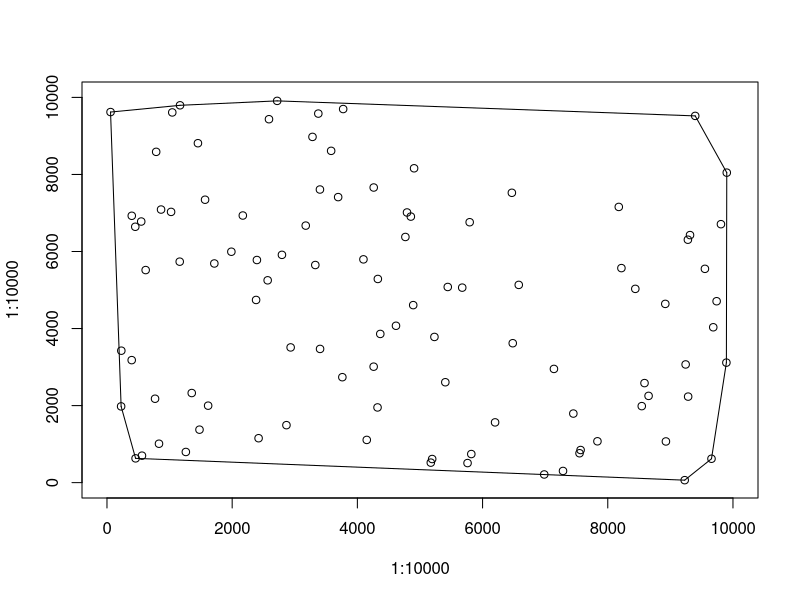

Reproduce this figure in R.
#! /usr/bin/env Rscript
png("convex.png", width=700, height=700)
plot(1:10000, 1:10000, type="n")
#points
points(4767,6377)
points(8919,4640)
points(3376,9580)
points(7549,763)
points(4793,7013)
points(395,3180)
points(4892,4608)
points(5794,6760)
points(5195,613)
points(6468,7524)
points(8440,5030)
points(6482,3619)
points(9552,5550)
points(4322,1952)
points(4854,6906)
points(57,9620)
points(3283,8975)
points(4260,3010)
points(4906,8160)
points(3773,9698)
points(5173,519)
points(9229,64)
points(1478,1375)
points(3175,6672)
points(1987,5994)
points(547,6778)
points(1024,7028)
points(396,6927)
points(8929,1069)
points(5231,3782)
points(4327,5287)
points(3402,7609)
points(4261,7661)
points(618,5518)
points(5820,742)
points(1567,7344)
points(1260,796)
points(3760,2737)
points(2170,6934)
points(5760,508)
points(9280,6306)
points(7285,303)
points(9685,4033)
points(3581,8613)
points(1453,8811)
points(2395,5779)
points(4097,5796)
points(9739,4709)
points(9808,6709)
points(226,1979)
points(7450,1793)
points(5675,5062)
points(2588,9434)
points(4150,1109)
points(2719,9910)
points(1616,1998)
points(2567,5252)
points(8652,2252)
points(9284,2233)
points(864,7089)
points(1043,9610)
points(2867,1492)
points(5405,2606)
points(6200,1564)
points(9314,6426)
points(9895,3115)
points(8218,5569)
points(8176,7157)
points(1354,2326)
points(4617,4072)
points(8587,2584)
points(2422,1153)
points(7835,1073)
points(3404,3471)
points(9657,620)
points(559,700)
points(229,3425)
points(8543,1986)
points(2382,4742)
points(9901,8047)
points(1167,9795)
points(1162,5736)
points(1715,5689)
points(9244,3068)
points(4366,3860)
points(7140,2952)
points(2795,5913)
points(457,630)
points(6985,212)
points(452,6642)
points(831,1010)
points(3693,7412)
points(786,8587)
points(9397,9520)
points(3328,5649)
points(7566,847)
points(5444,5079)
points(2934,3510)
points(768,2178)
points(6578,5133)
#line segments
segments(57,9620,226,1979)
segments(57,9620,1167,9795)
segments(9229,64,9657,620)
segments(9229,64,457,630)
segments(226,1979,457,630)
segments(2719,9910,1167,9795)
segments(2719,9910,9397,9520)
segments(9895,3115,9657,620)
segments(9895,3115,9901,8047)
segments(9901,8047,9397,9520)
dev.off()
